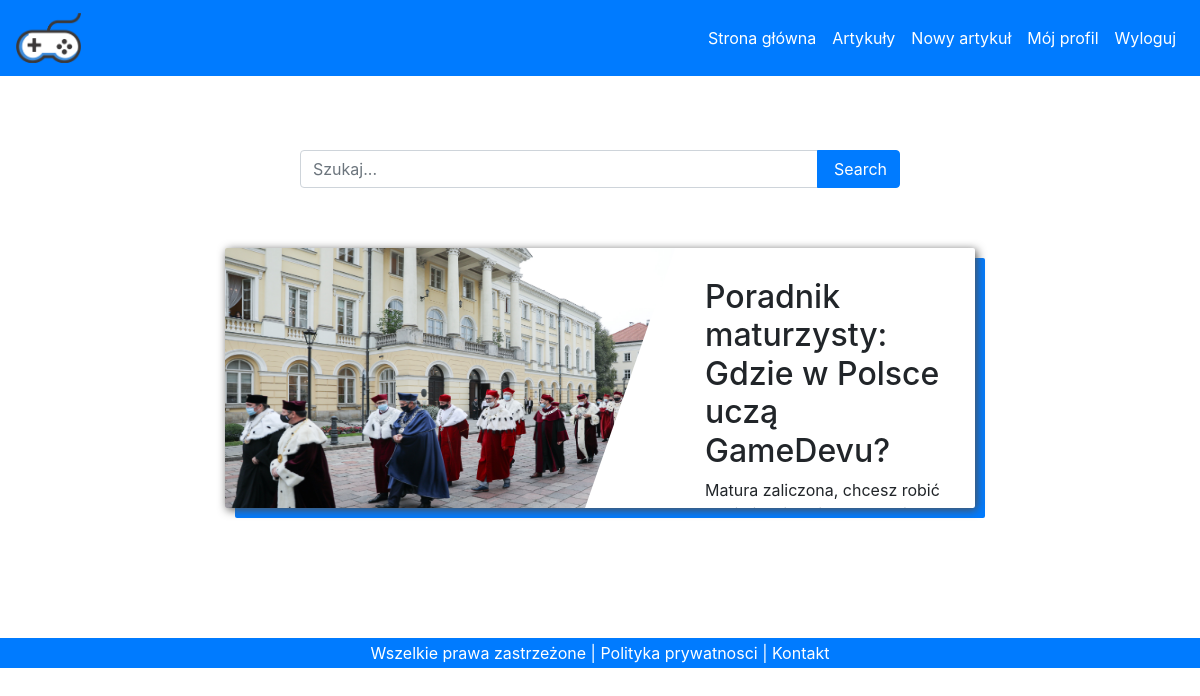
Page /index.php?profile=7 (signed in) on the committed database.
### tables this page shows
CREATE TABLE `articles` (
  `article_id` int(11) NOT NULL,
  `user_id` int(11) NOT NULL,
  `add_date` date NOT NULL,
  `title` text NOT NULL,
  `description` text NOT NULL,
  `content` text NOT NULL,
  `image` text NOT NULL
);

### profile.php (the view, shortened to what this page needs)
<?php
include("connect.php");
?>
<form action="" method="post">
    <div class="input-group search"> <input type="text" id="" name="search" class="form-control" placeholder="Szukaj...">
        <div class="input-group-append"> <button name="submit" type="submit" class="btn btn-primary waves-effect waves-light btn-custom"><i class="fa fa-search mr-1"></i> Search</button></div>
    </div>
</form>
<div class="articles-container">
    <?php
    $user_id = $_GET['profile'];
    $query = "SELECT article_id,articles.user_id,username,add_date,title,description,image FROM articles INNER JOIN users ON articles.user_id=users.user_id WHERE articles.user_id=$user_id";
    $query .= " ORDER BY article_id DESC";
    $result = mysqli_query($connection, $query);
    if ($result) {
        while ($article = $result->fetch_assoc()) {
            $id = $article['article_id'];
            $title = $article['title'];
            $description = $article['description'];
            $img = $article['image'];
            echo '<div class="article" href="index.php?article=' . $id . '">';
            echo '<a class="link" href="index.php?article=' . $id . '">';
            echo '<img class="article-img" src="img/' . $img . '" alt="">';
            echo '</a>';
            echo '<div class="article-content">';
            echo '<a class="link" href="index.php?article=' . $id . '">';
            echo '<h2 class="article-title">' . $title . '</h2>';
            echo '</a>';
            echo '<div class="article-description">' . $description . '</div>';
            echo '</div>';
            echo '</div>';
        }
    }
    ?>
</div>

### style.css (style rules this page uses)
body { overflow-x: hidden; min-height: 100%; }
.articles-container { padding: 30px 100px 100px 100px; display: flex; flex-wrap: wrap; justify-content: center; align-content: center; }
.article { text-decoration: none !important; color: #212529; height: 260px; width: 75%; overflow: hidden; display: flex; box-shadow: 2px 2px 10px #505050, 10px 10px #007bff; border-radius: 2px; margin: 30px; }
.article-content { padding: 30px ; }
.article-img { width: 450px; height: 260px; clip-path: polygon(0 0,100% 0,80% 100%,0 100%); }
.search { margin-top: 150px; padding: 0 300px 0 300px; }
.link { color: #212529 !important; text-decoration: none !important; }

### rows in the picture
articles: image (picture), title "Poradnik maturzysty: Gdzie w Polsce uczą GameDevu?", description "Matura zaliczona, chcesz robić…"
